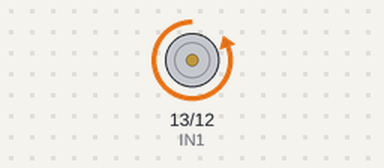
Bench run of a sketch on a simulated Arduino Uno, built with avr-gcc and run on an emulated ATmega328P. Parts: motor-driver pin pairs drawn as motors (green arrow = first pin HIGH = forward, orange = second pin HIGH = backward, longer = more drive, scaled by the enable pin).

Above: at 0.1 s.
Timing chart, 0 to 1.6 s (numbered marks = the images above):
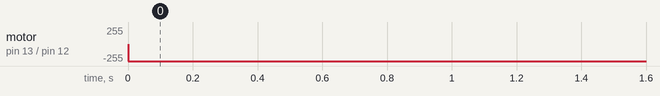

The sketch:

RC-LawnMowerSketch.ino
```cpp
/*
L298N H-Bridge driving DC motor on Arduino
*/

int ENA = 11; // Arduino PWM Pin 10 to ENA on L298n Board
int IN1 = 13;  //  Arduino Digital Pin 13 to IN1 on L298n Board
int IN2 = 12;  // Arduino Digital Pin 12 to IN2 on L298n Board


void setup()
{

  pinMode(ENA, OUTPUT); //Set all the L298n Pin to output
  pinMode(IN1, OUTPUT);
  pinMode(IN2, OUTPUT);
}

void DRIVEONE()
{
  // Run the motors on both direction at fixed speed
  digitalWrite(IN1, HIGH); // Turn HIGH motor A
  digitalWrite(IN2, LOW);
  digitalWrite(ENA, HIGH);


  // Changing the direction of the motor

  digitalWrite(IN1, LOW);
  digitalWrite(IN2, HIGH);
  // delay(2000);
  // Delay to 2 seconds

}

void loop()
{
  DRIVEONE();
  delay(1000);
}
```

Measured:
- by itself, motor on pin 13 (IN1) / pin 12 (IN2): stopped → backward 255/255 at 0.00 s
